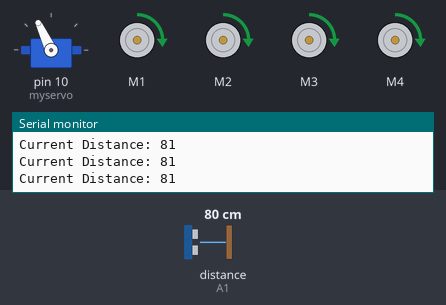
Simulated run of this sketch. Board: Arduino Uno, built with avr-gcc and run on an emulated ATmega328P. On the bench: servo, 4 × DC motor (green arrow = forward, orange = backward, longer = faster), the last lines printed to the serial monitor. The inputs (shaded band) are chosen by the test bench; at power-on: distance to the obstacle (sensor on A1) 80 cm. The echo pulse lasts 58.3 µs per cm.

Above: at 3.2 s.
3.3 s: distance to the obstacle (sensor on A1) set to 17 cm
6.3 s: distance to the obstacle (sensor on A1) set to 13 cm
At 7.5 s:
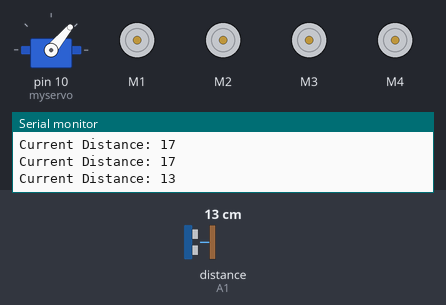
At 9.1 s:
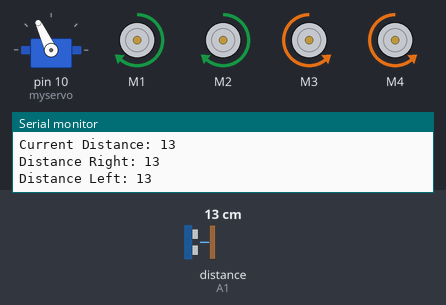
9.3 s: distance to the obstacle (sensor on A1) set to 120 cm
At 9.49 s:
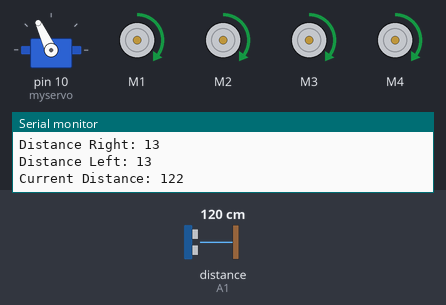
12.3 s: distance to the obstacle (sensor on A1) set to 18 cm
15.3 s: distance to the obstacle (sensor on A1) set to 35 cm
18.3 s: distance to the obstacle (sensor on A1) set to 60 cm
Timing chart, 0 to 22.3 s (numbered marks = the images above; inputs shaded):
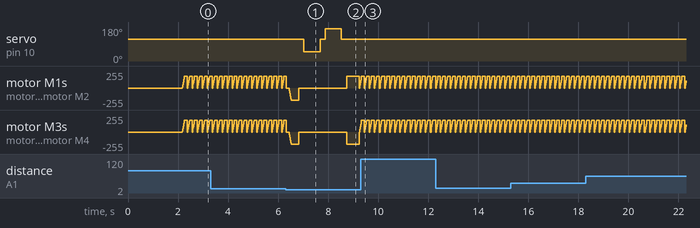

The sketch:

OAR_Function1.ino
```cpp
#include <AFMotor.h>   // Motor Shield Library
#include <NewPing.h>   // Ultrasonic Sensor Library
#include <Servo.h>     // Servo Library

#define TRIG_PIN A0
#define ECHO_PIN A1
#define MAX_DISTANCE 200
#define MAX_SPEED 190   // Maximum motor speed
#define MIN_DISTANCE 15 // Minimum safe distance to obstacle

NewPing sonar(TRIG_PIN, ECHO_PIN, MAX_DISTANCE);  // Ultrasonic sensor setup

AF_DCMotor motor1(1, MOTOR12_1KHZ);  // Motor 1 on motor shield
AF_DCMotor motor2(2, MOTOR12_1KHZ);  // Motor 2
AF_DCMotor motor3(3, MOTOR34_1KHZ);  // Motor 3
AF_DCMotor motor4(4, MOTOR34_1KHZ);  // Motor 4
Servo myservo;  // Servo motor

int distance = 100;
int speedSet = 0;

void setup() {
  Serial.begin(9600);  // Begin serial communication for debugging
  myservo.attach(10);  // Attach servo on pin 10
  myservo.write(115);  // Set initial servo position
  delay(2000);         // Allow time for initialization

  // Initial distance check
  distance = readPing();
  Serial.print("Initial Distance: ");
  Serial.println(distance);
}

void loop() {
  delay(50);  // Short delay for smooth operation

  // Get the current distance reading
  distance = readPing();
  Serial.print("Current Distance: ");
  Serial.println(distance);

  if (distance > MIN_DISTANCE) {
    // If no obstacle is detected, move forward continuously
    moveForward();
  } else {
    // Stop and handle obstacle
    moveStop();
    delay(100);
    moveBackward();
    delay(300);
    moveStop();
    delay(200);
    handleObstacle();
  }
}

// Servo looks right and checks distance
int lookRight() {
  myservo.write(50);
  delay(500);
  int distance = readPing();
  delay(100);
  myservo.write(115);  // Reset to center
  return distance;
}

// Servo looks left and checks distance
int lookLeft() {
  myservo.write(170);
  delay(500);
  int distance = readPing();
  delay(100);
  myservo.write(115);  // Reset to center
  return distance;
}

// Read ultrasonic sensor and return distance
int readPing() {
  delay(50);
  int cm = sonar.ping_cm();
  if (cm == 0) {  // If no object detected, return max distance
    cm = MAX_DISTANCE;
  }
  return cm;
}

// Stop the motors
void moveStop() {
  motor1.run(RELEASE);
  motor2.run(RELEASE);
  motor3.run(RELEASE);
  motor4.run(RELEASE);
}

// Move the car forward
void moveForward() {
  motor1.run(FORWARD);
  motor2.run(FORWARD);
  motor3.run(FORWARD);
  motor4.run(FORWARD);
  for (speedSet = 0; speedSet < MAX_SPEED; speedSet += 10) {  // Increase speed smoothly
    motor1.setSpeed(speedSet);
    motor2.setSpeed(speedSet);
    motor3.setSpeed(speedSet);
    motor4.setSpeed(speedSet);
    delay(5);
  }
}

// Move the car backward
void moveBackward() {
  motor1.run(BACKWARD);
  motor2.run(BACKWARD);
  motor3.run(BACKWARD);
  motor4.run(BACKWARD);
  for (speedSet = 0; speedSet < MAX_SPEED; speedSet += 10) {  // Increase speed smoothly
    motor1.setSpeed(speedSet);
    motor2.setSpeed(speedSet);
    motor3.setSpeed(speedSet);
    motor4.setSpeed(speedSet);
    delay(5);
  }
}

// Handle obstacle detection and turning
void handleObstacle() {
  int distanceR = lookRight();   // Look to the right
  delay(200);
  int distanceL = lookLeft();    // Look to the left
  delay(200);

  Serial.print("Distance Right: ");
  Serial.println(distanceR);
  Serial.print("Distance Left: ");
  Serial.println(distanceL);

  // Decide which direction to turn
  if (distanceR >= distanceL) {
    turnRight();
  } else {
    turnLeft();
  }

  // After turning, ensure continuous forward movement
  moveForward();
}

// Turn the car to the right
void turnRight() {
  motor1.run(FORWARD);
  motor2.run(FORWARD);
  motor3.run(BACKWARD);
  motor4.run(BACKWARD);
  delay(500);
}

// Turn the car to the left
void turnLeft() {
  motor1.run(BACKWARD);
  motor2.run(BACKWARD);
  motor3.run(FORWARD);
  motor4.run(FORWARD);
  delay(500);
}
```

Measured:
- the behaviour switches between 16 and 15 cm on distance to the obstacle (sensor on A1) (found by bisection; images 0 and 1)
- after the input at 6.3 s, servo on pin 10 (myservo): 115° → 50° after 0.73 s, → 115° 0.65 s later, → 170° 0.20 s later, → 115° 0.65 s later
- after the input at 9.3 s, servo on pin 10 (myservo): stays 115° (without the input it goes to 50° after 0.83 s)
- by itself, motor M1–4: ramps from stopped to forward 180/255 and jumps back, once every 0.20 s
